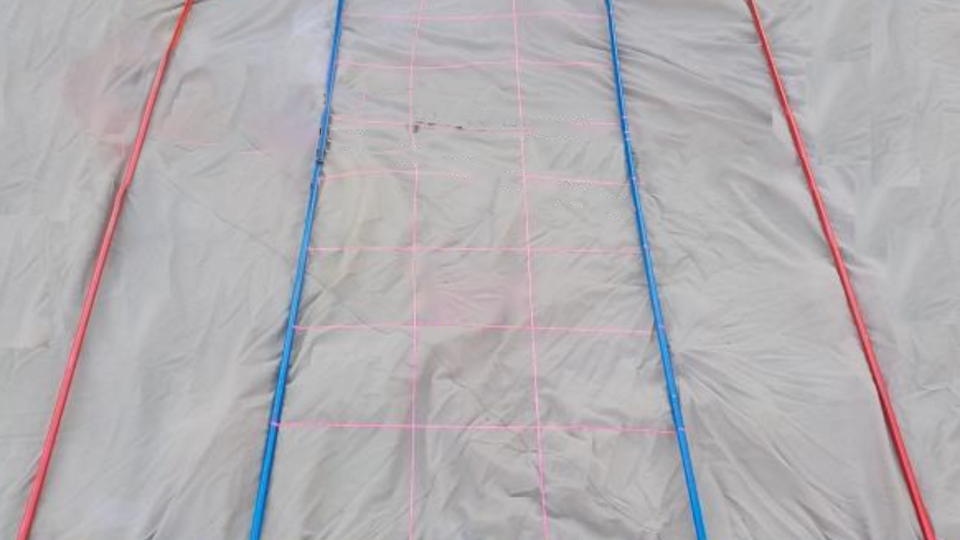
#> input picture Testing/Line Following Testing/TL_1.png, 1920 x 1080 px (shown at 1/2 size)
$ python followLine.py
#> lines starting #> are read from the running program, lines starting #| are printed output that depends on the picture; after the words box and inside, x2 and y2 are one past the last pixel; in counts of white or black regions, pixels touching at a corner belong together; long printed decimals are rounded
'''
One of the challenges in the MATE 2020 Game was to follow two parallel lines on the ground
This script handles detecting both lines, calculating the average angle between the, and calculating the distance between them
'''

# Import necessary libraries
import cv2
import numpy as np

# Computer Vision Settings
lower_blue = np.array([70,119,87])
upper_blue = np.array([109,255,225])
kernel = np.ones((3,3), np.uint8)
min_countour_area = 20000.0

# Line Following Settings
percent_of_image_blue_lines_should_fill = 0.75 # Equal to (total_width - blue_to_red_dist) / total_width
target_angle = 90.0

def point_slope_line(pt, sl, num, given_axis):
    '''
    Calcualates a where a line intersects an input point

    The line is defined in point slope form (https://www.mathsisfun.com/algebra/line-equation-point-slope.html)
    The input number represents a horizontal or vertical line
    The goal of this function is to calculate where the two lines intersect

    Arguments:
        pt: The point that defines the line
        sl: The slope that defines the line
        num: The x OR y coordinate to intersect the line
        given_axis: Whether num is an x or y value

    Returns:
        The coordinate of itersection between the two lines
    '''
    if given_axis == "x":
        return (num, int(sl*(num-pt[0]) + pt[1]))
    elif given_axis == "y":
        return (int((num-pt[1])/sl + pt[0]), num)

def detectLines(img, debug=False):
    '''
    Detects two parallel lines in an image, and gets the distance between them and average angle

    Arguments:
        img: The image to detect lines in
        debug (optional): Whether to log debug information
    '''
    hsv = cv2.cvtColor(img, cv2.COLOR_BGR2HSV)
    mask = cv2.inRange(hsv, lower_blue, upper_blue)

    filtered = cv2.erode(mask, kernel, iterations=1)
    filtered = cv2.dilate(filtered, kernel, iterations=15)
    filtered = cv2.erode(filtered, kernel, iterations=9)

    contours, hierarchy = cv2.findContours(filtered, cv2.RETR_TREE, cv2.CHAIN_APPROX_SIMPLE)

    # This will contain points on each line in the format: start, end, middle, and slope
    lines = []

    if len(contours) > 0:
        for contour in contours:
            if cv2.contourArea(contour) > min_countour_area:
                # Fit a line to the contour
                vx,vy,x,y = cv2.fitLine(contour, cv2.DIST_L2,0,0.01,0.01)
                vx,vy,x,y = vx[0],vy[0],x[0],y[0]
                slope = vy/vx

                # Calculate where the line intersects the top and bottom of the image
                height = img.shape[1]
                line_top = point_slope_line((x,y),slope,0,"y")
                line_bottom = point_slope_line((x,y), slope, height, "y")

                if debug:
                    # Draw the line on the image
                    cv2.line(img, line_top,line_bottom, (0,0,0) ,5)
                    # Draw the center on the image
                    cv2.line(img,(x,y),(x,y),(0,255,0),10)

                # Append the start, end, middle, and slope of each line to the array
                lines.append([np.array(line_top), np.array(line_bottom), np.array([x,y]), slope])

        # Display images for debugging
        if debug:
            cv2.imshow("Input", img)
            cv2.moveWindow("Input", 50,50)

            cv2.imshow("Mask", filtered)
            cv2.moveWindow("Mask", 500,50)

            cv2.waitKey(0)
            cv2.destroyAllWindows()

        # Find the distance between the centers of both lines
        line_dist = np.linalg.norm(lines[0][2]-lines[1][2])

        # Calculate the angle of each line based on it's slope
        line_a_angle = np.degrees(np.arctan(lines[0][3]))
        line_b_angle = np.degrees(np.arctan(lines[1][3]))

        # Fix negative Angles
        if line_a_angle < 0:
            line_a_angle += 180
        if line_b_angle < 0:
            line_b_angle += 180

        # Average the angles for a more accurate result
        avg_angle = (line_a_angle+line_b_angle)/2

        return line_dist, avg_angle
    return None

img1 = cv2.imread("TL_1.png")
#> img1 is the input picture: shape (1080, 1920, 3); mean B, G, R 179.1, 175.7, 179.1
img2 = cv2.imread("TL_2.png")
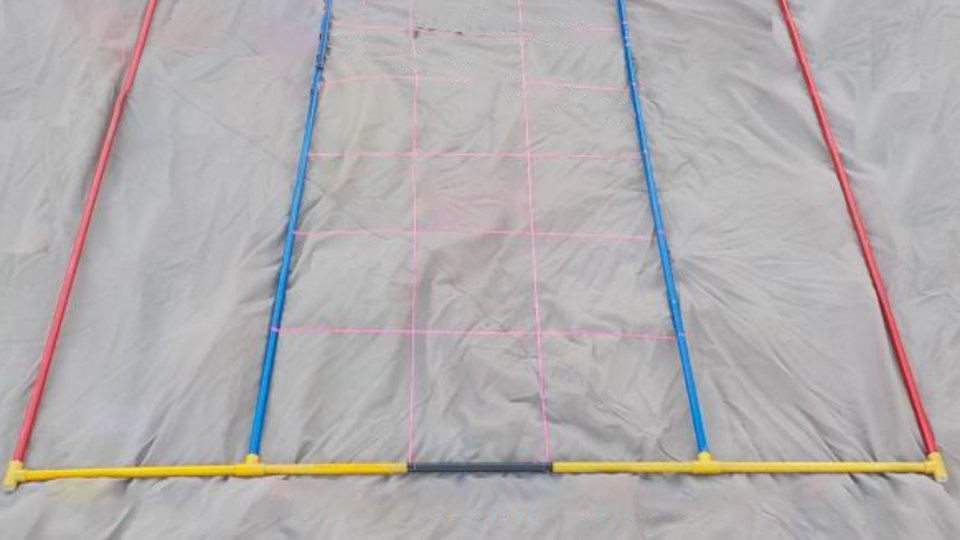
#> input picture Testing/Line Following Testing/TL_2.png, 1920 x 1080 px (shown at 1/2 size)
#> img2 is the input picture: shape (1080, 1920, 3); mean B, G, R 175.3, 174.7, 178.5
img1_uw = cv2.imread("TL_1_UW.png")
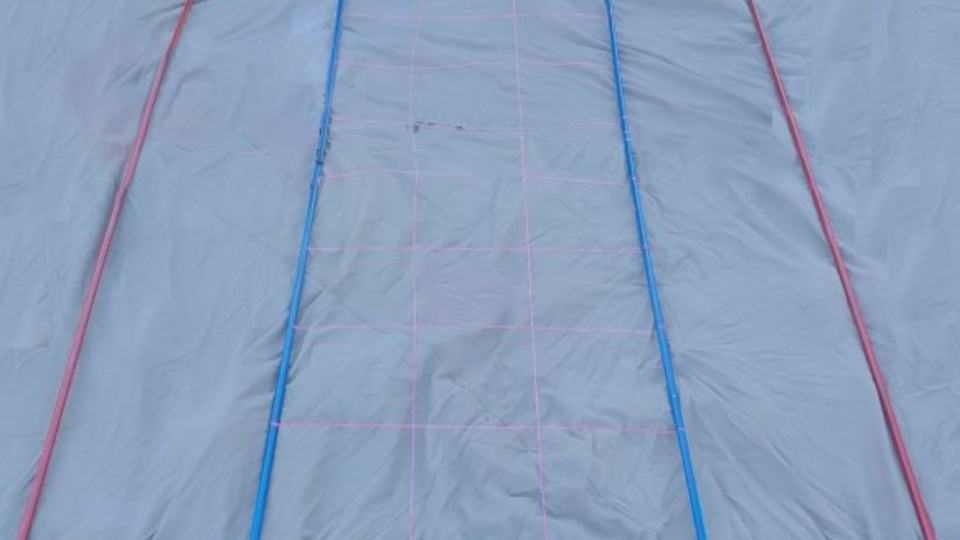
#> input picture Testing/Line Following Testing/TL_1_UW.png, 1920 x 1080 px (shown at 1/2 size)
#> img1_uw is the input picture: shape (1080, 1920, 3); mean B, G, R 189.8, 161, 140.2
img2_uw = cv2.imread("TL_2_UW.png")
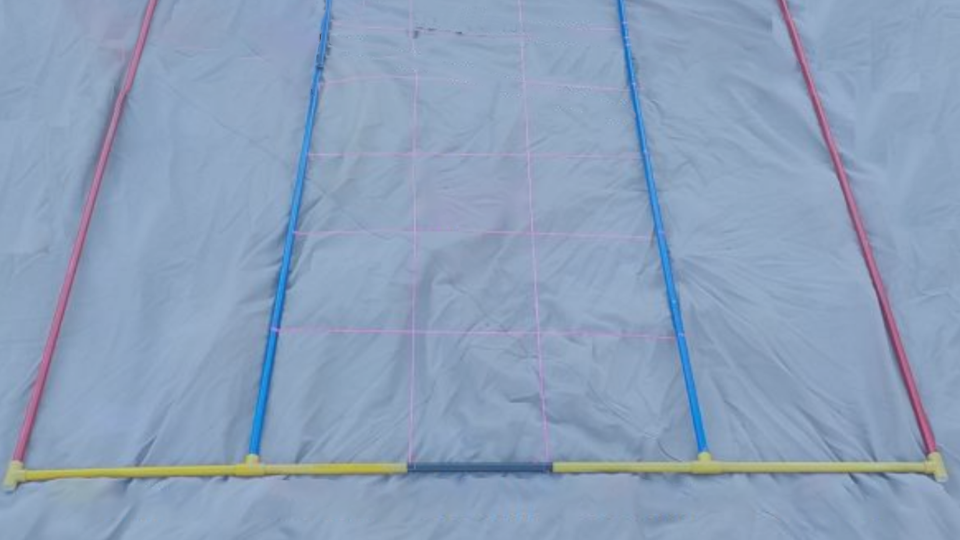
#> input picture Testing/Line Following Testing/TL_2_UW.png, 1920 x 1080 px (shown at 1/2 size)
#> img2_uw is the input picture: shape (1080, 1920, 3); mean B, G, R 187.1, 160.3, 139.8

print(detectLines(img1))
#> in detectLines, `hsv = cv2.cvtColor(img, cv2.COLOR_BGR2HSV)`: hsv: shape (1080, 1920, 3); mean H, S, V 110.8, 12.5, 182.9
#> in detectLines, `mask = cv2.inRange(hsv, lower_blue, upper_blue)`:
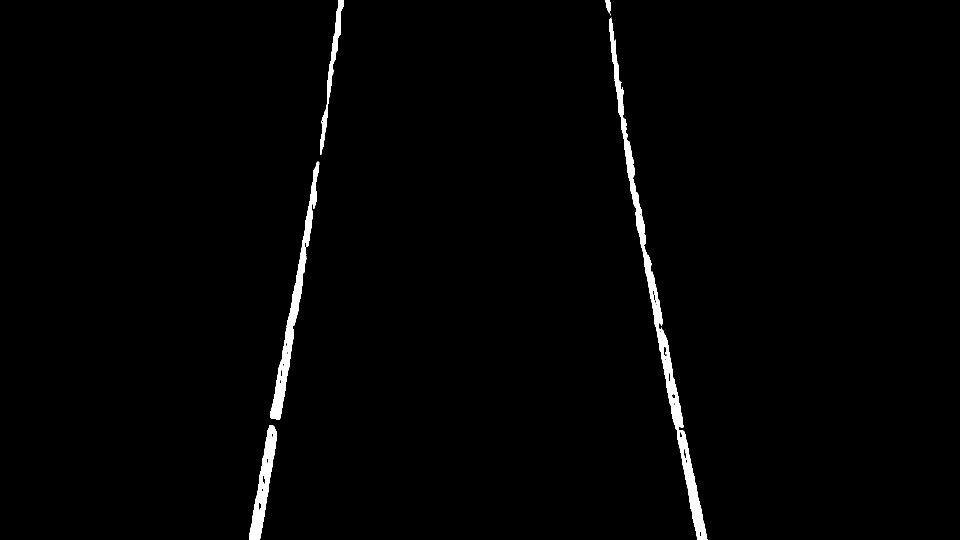
#> mask: shape (1080, 1920) (shown at 1/2 size); 1.4% white; 6 white regions (1 under 20 px), largest, box (x1, y1, x2, y2) and area: (1218, 35, 1415, 1080) 14024, (541, 323, 640, 839) 7389, (498, 850, 554, 1080) 4701, (640, 0, 688, 310) 2514, (1211, 0, 1221, 26) 186
#> in detectLines, `filtered = cv2.erode(mask, kernel, iterations=1)`: filtered: shape (1080, 1920); 1.1% white; 8 white regions (1 under 20 px), largest, box (x1, y1, x2, y2) and area: (1243, 236, 1414, 1080) 9415, (542, 325, 637, 838) 5857, (499, 852, 553, 1080) 3909
#> in detectLines, `filtered = cv2.dilate(filtered, kernel, iterations=15)`: filtered: shape (1080, 1920); 4.9% white; 2 white regions, box (x1, y1, x2, y2) and area: (1197, 0, 1429, 1080) 50553, (484, 0, 702, 1080) 50326
#> in detectLines, `filtered = cv2.erode(filtered, kernel, iterations=9)`: filtered: shape (1080, 1920); 2.7% white; 2 white regions
#> in detectLines, `contours, hierarchy = cv2.findContours(filtered, cv2.RETR_TREE, cv2.CH..`: contours = 2 contours; box (x1, y1, x2, y2) and area: (493, 0, 693, 1080) 26680, (1206, 0, 1420, 1080) 26624
#> the loop in detectLines, `for contour in contours:` made 2 passes
#> (vx, vy, x, y, slope, height, line_top, line_bottom) on passes 1 to 2: (0.181, 0.983, 1312.5, 604.3, 5.43, 1920, (1201, 0), (1554, 1920)), (0.163, -0.987, 592.7, 572.9, -6.05, 1920, (687, 0), (370, 1920))
#> after the loop in detectLines, `for contour in contours:`: lines = [[[1201, 0], [1554, 1920], [1312.5, 604.3], 5.43], [[687, 0], [370, 1920], [592.7, 572.9], -6.05]]
#> in detectLines, `line_dist = np.linalg.norm(lines[0][2]-lines[1][2])`: line_dist = 720.5
#> in detectLines, `line_a_angle = np.degrees(np.arctan(lines[0][3]))`: line_a_angle = 79.56
#> in detectLines, `line_b_angle = np.degrees(np.arctan(lines[1][3]))`: line_b_angle = -80.62
#> in detectLines, `line_b_angle += 180`: line_b_angle = 99.38
#> in detectLines, `avg_angle = (line_a_angle+line_b_angle)/2`: avg_angle = 89.47
#| (720.4867, 89.470)
print(detectLines(img1_uw))
#> in detectLines (call 2), `hsv = cv2.cvtColor(img, cv2.COLOR_BGR2HSV)`: hsv: shape (1080, 1920, 3); mean H, S, V 108.1, 67.9, 190
#> in detectLines (call 2), `mask = cv2.inRange(hsv, lower_blue, upper_blue)`: mask: shape (1080, 1920); 2% white; 3 white regions, box (x1, y1, x2, y2) and area: (1209, 0, 1418, 1080) 19976, (538, 0, 690, 841) 15049, (497, 847, 556, 1080) 5770
#> in detectLines (call 2), `filtered = cv2.erode(mask, kernel, iterations=1)`: filtered: shape (1080, 1920); 1.7% white; 3 white regions, box (x1, y1, x2, y2) and area: (1210, 0, 1416, 1080) 16785, (539, 0, 689, 840) 12893, (498, 849, 555, 1080) 5126
#> in detectLines (call 2), `filtered = cv2.dilate(filtered, kernel, iterations=15)`: filtered: shape (1080, 1920); 5.4% white; 2 white regions, box (x1, y1, x2, y2) and area: (483, 0, 704, 1080) 56357, (1195, 0, 1431, 1080) 55997
#> in detectLines (call 2), `filtered = cv2.erode(filtered, kernel, iterations=9)`: filtered: shape (1080, 1920); 3.2% white; 2 white regions
#> in detectLines (call 2), `contours, hierarchy = cv2.findContours(filtered, cv2.RETR_TREE, cv2.CH..`: contours = 2 contours; box (x1, y1, x2, y2) and area: (492, 0, 695, 1080) 32726, (1204, 0, 1422, 1080) 32089
#> the loop in detectLines (call 2), `for contour in contours:` made 2 passes
#> (vx, vy, x, y, slope, height, line_top, line_bottom) on passes 1 to 2: (0.18, 0.984, 1311, 591.7, 5.48, 1920, (1203, 0), (1553, 1920)), (0.164, -0.986, 593.9, 567.5, -6, 1920, (688, 0), (368, 1920))
#| (717.5267, 89.563)
print(detectLines(img2))
#> call 3 of detectLines, with debug = False
#> in detectLines (call 3), `hsv = cv2.cvtColor(img, cv2.COLOR_BGR2HSV)`: hsv: shape (1080, 1920, 3); mean H, S, V 103.2, 15.2, 181.9
#> in detectLines (call 3), `mask = cv2.inRange(hsv, lower_blue, upper_blue)`: mask: shape (1080, 1920); 1.3% white; 4 white regions, box (x1, y1, x2, y2) and area: (1235, 0, 1415, 903) 12830, (541, 134, 640, 650) 7389, (498, 661, 554, 907) 5021, (640, 0, 660, 121) 732
#> in detectLines (call 3), `filtered = cv2.erode(mask, kernel, iterations=1)`: filtered: shape (1080, 1920); 0.98% white; 7 white regions (1 under 20 px), largest, box (x1, y1, x2, y2) and area: (1243, 47, 1414, 902) 9552, (542, 136, 637, 649) 5857, (499, 663, 553, 906) 4177, (641, 21, 655, 115) 400, (1236, 0, 1246, 46) 327, (655, 0, 658, 8) 21
#> in detectLines (call 3), `filtered = cv2.dilate(filtered, kernel, iterations=15)`: filtered: shape (1080, 1920); 4.3% white; 2 white regions, box (x1, y1, x2, y2) and area: (1221, 0, 1429, 917) 44183, (484, 0, 673, 921) 44006
#> in detectLines (call 3), `filtered = cv2.erode(filtered, kernel, iterations=9)`:
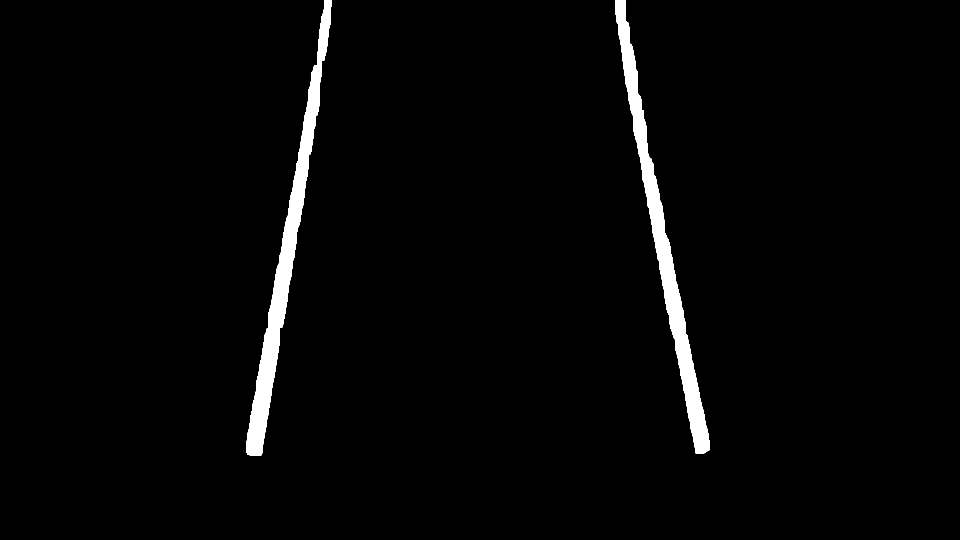
#> filtered: shape (1080, 1920) (shown at 1/2 size); 2.4% white; 2 white regions
#> in detectLines (call 3), `contours, hierarchy = cv2.findContours(filtered, cv2.RETR_TREE, cv2.CH..`: contours = 2 contours; box (x1, y1, x2, y2) and area: (493, 0, 664, 912) 23542, (1230, 0, 1420, 908) 23513
#> the loop in detectLines (call 3), `for contour in contours:` made 2 passes
#> (vx, vy, x, y, slope, height, line_top, line_bottom) on passes 1 to 2: (0.19, 0.982, 1326.6, 496.8, 5.16, 1920, (1230, 0), (1602, 1920)), (0.165, -0.986, 577.6, 479.4, -5.97, 1920, (657, 0), (336, 1920))
#> after the loop in detectLines (call 3), `for contour in contours:`: lines = [[[1230, 0], [1602, 1920], [1326.6, 496.8], 5.16], [[657, 0], [336, 1920], [577.6, 479.4], -5.97]]
#> in detectLines (call 3), `line_dist = np.linalg.norm(lines[0][2]-lines[1][2])`: line_dist = 749.2
#> in detectLines (call 3), `line_a_angle = np.degrees(np.arctan(lines[0][3]))`: line_a_angle = 79.03
#> in detectLines (call 3), `line_b_angle = np.degrees(np.arctan(lines[1][3]))`: line_b_angle = -80.48
#> in detectLines (call 3), `line_b_angle += 180`: line_b_angle = 99.52
#> in detectLines (call 3), `avg_angle = (line_a_angle+line_b_angle)/2`: avg_angle = 89.27
#| (749.178, 89.271)
print(detectLines(img2_uw, debug=True))
#> call 4 of detectLines, with debug = True
#> in detectLines (call 4), `hsv = cv2.cvtColor(img, cv2.COLOR_BGR2HSV)`: hsv: shape (1080, 1920, 3); mean H, S, V 106.5, 67.7, 188.2
#> in detectLines (call 4), `mask = cv2.inRange(hsv, lower_blue, upper_blue)`: mask: shape (1080, 1920); 1.9% white; 7 white regions (2 under 20 px), largest, box (x1, y1, x2, y2) and area: (1231, 0, 1418, 905) 17451, (538, 0, 663, 652) 12256, (496, 658, 556, 909) 6178, (818, 930, 1090, 947) 3474, (820, 933, 827, 937) 21
#> in detectLines (call 4), `filtered = cv2.erode(mask, kernel, iterations=1)`: filtered: shape (1080, 1920); 1.6% white; 5 white regions (1 under 20 px), largest, box (x1, y1, x2, y2) and area: (1233, 0, 1416, 904) 14722, (539, 0, 662, 651) 10537, (497, 660, 555, 908) 5473, (820, 931, 1088, 946) 2706
#> in detectLines (call 4), `filtered = cv2.dilate(filtered, kernel, iterations=15)`: filtered: shape (1080, 1920); 5.3% white; 3 white regions, box (x1, y1, x2, y2) and area: (482, 0, 677, 923) 49258, (1218, 0, 1431, 919) 48567, (805, 916, 1103, 961) 12724
#> in detectLines (call 4), `filtered = cv2.erode(filtered, kernel, iterations=9)`:
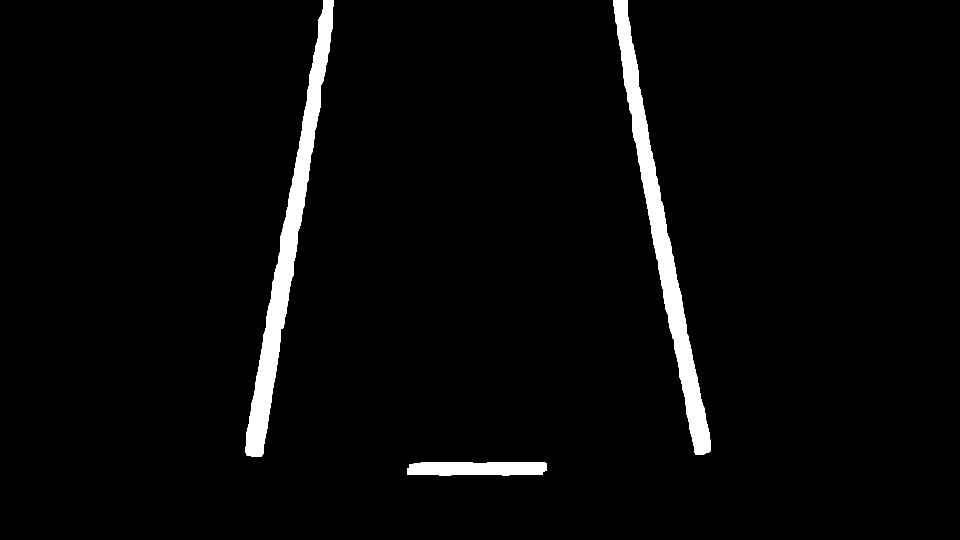
#> filtered: shape (1080, 1920) (shown at 1/2 size); 3.1% white; 3 white regions
#> in detectLines (call 4), `contours, hierarchy = cv2.findContours(filtered, cv2.RETR_TREE, cv2.CH..`: contours = 3 contours; box (x1, y1, x2, y2) and area: (491, 0, 668, 914) 28708, (1227, 0, 1422, 910) 27832, (814, 925, 1094, 952) 6521
#> the loop in detectLines (call 4), `for contour in contours:` made 3 passes
#> (vx, vy, x, y, slope, height, line_top, line_bottom) on passes 2 to 3: (0.187, 0.982, 1325.5, 487.6, 5.25, 1920, (1232, 0), (1598, 1920)), (0.167, -0.986, 578.6, 473.2, -5.89, 1920, (658, 0), (333, 1920))
#> after the loop in detectLines (call 4), `for contour in contours:`:
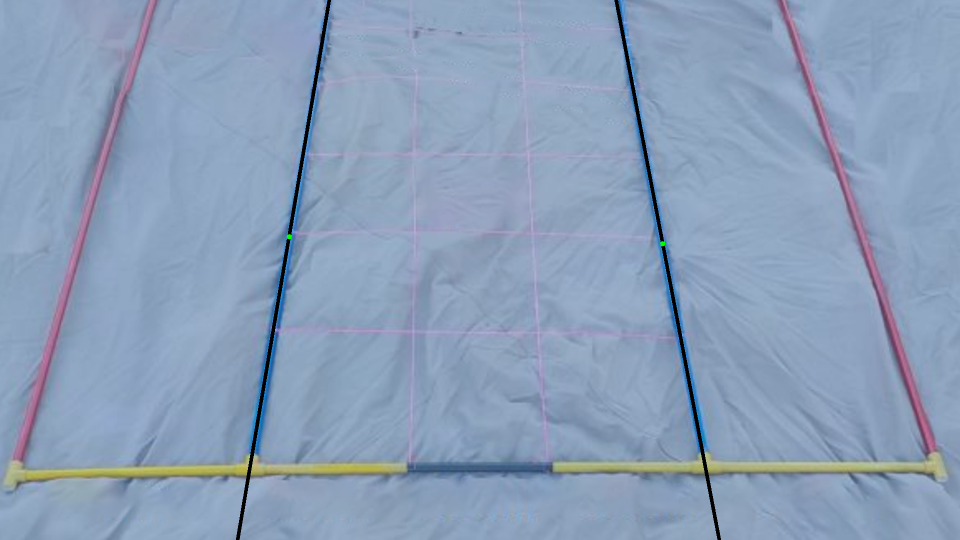
#> img: shape (1080, 1920, 3) (shown at 1/2 size); 0.76% of pixels changed, all inside (x1, y1, x2, y2) = (472, 0, 1442, 1080)
#> after the loop in detectLines (call 4), `for contour in contours:`: lines = [[[1232, 0], [1598, 1920], [1325.5, 487.6], 5.25], [[658, 0], [333, 1920], [578.6, 473.2], -5.89]]
#> in detectLines (call 4), `line_dist = np.linalg.norm(lines[0][2]-lines[1][2])`: line_dist = 747
#> in detectLines (call 4), `line_a_angle = np.degrees(np.arctan(lines[0][3]))`: line_a_angle = 79.21
#> in detectLines (call 4), `line_b_angle = np.degrees(np.arctan(lines[1][3]))`: line_b_angle = -80.37
#> in detectLines (call 4), `line_b_angle += 180`: line_b_angle = 99.63
#> in detectLines (call 4), `avg_angle = (line_a_angle+line_b_angle)/2`: avg_angle = 89.42
#| (746.9761, 89.420)
